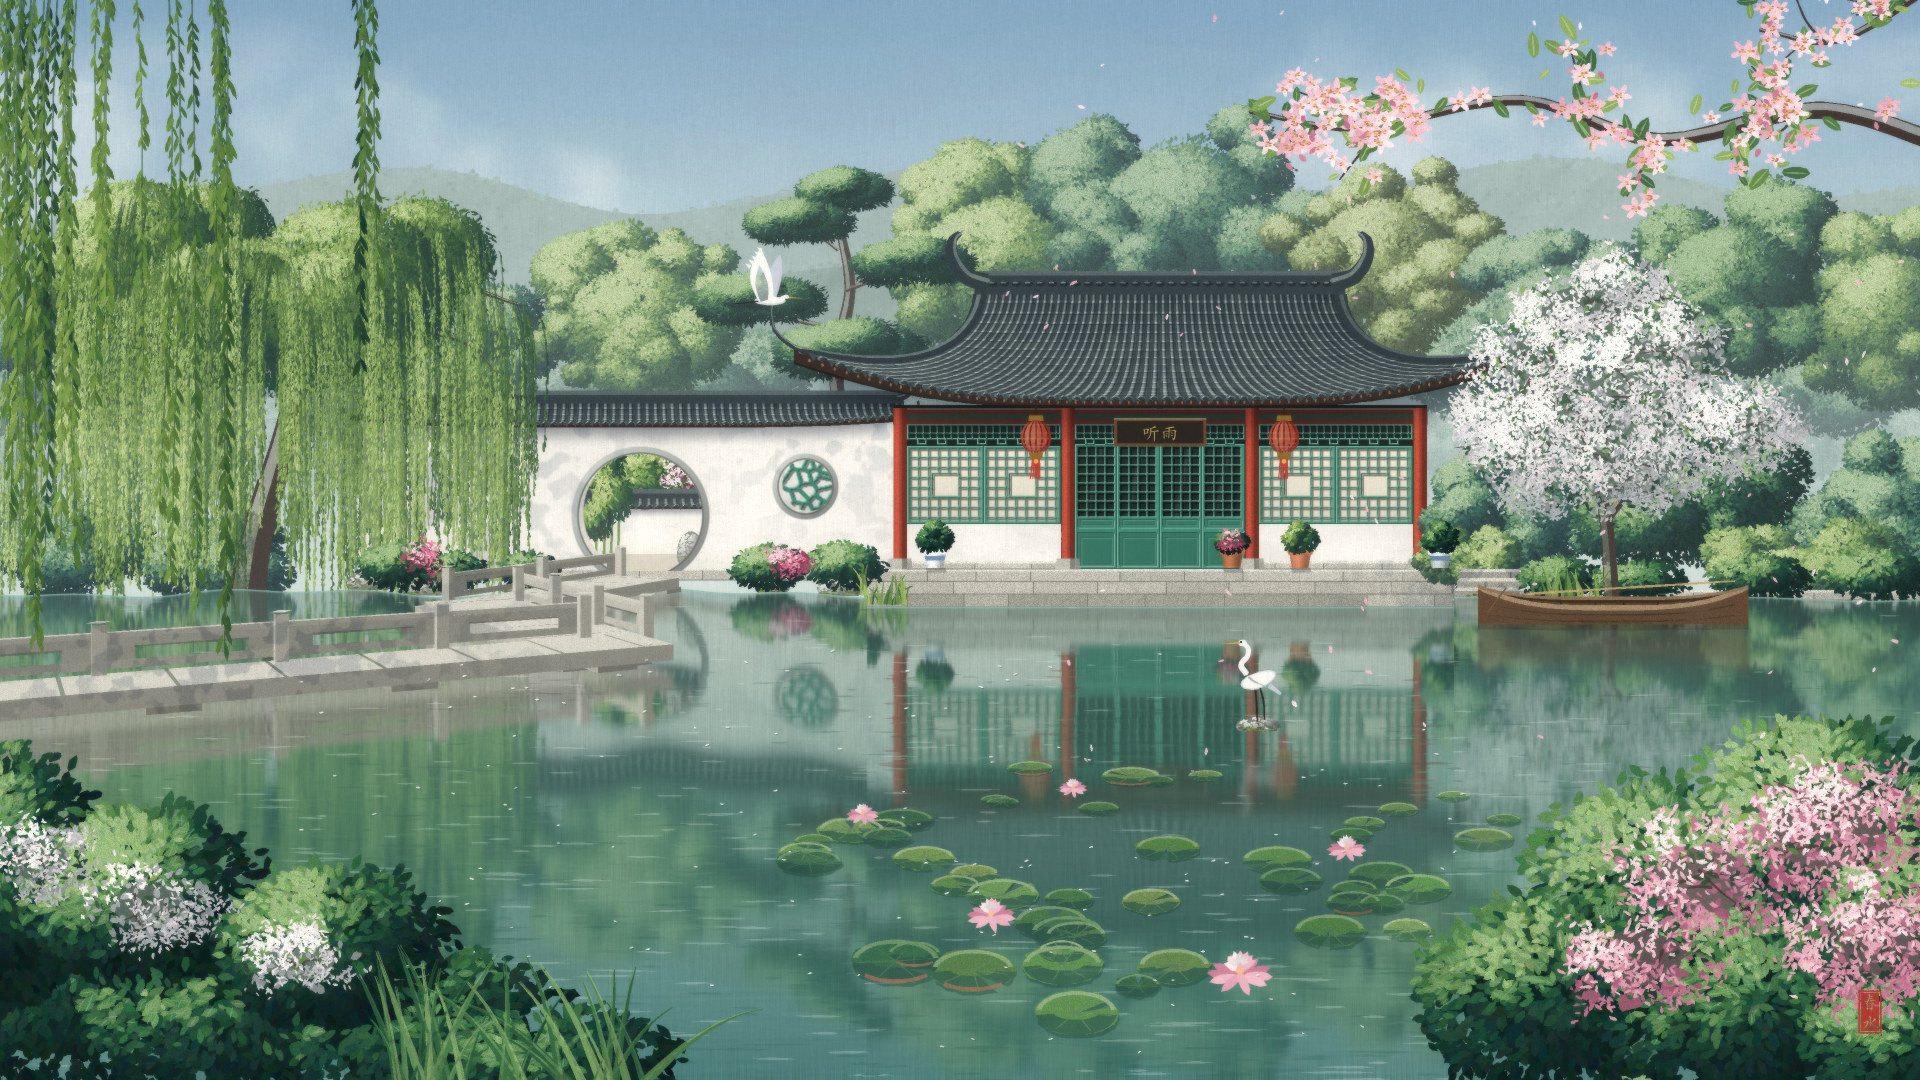

Write the Python code that produced this figure.
"""Example (Jiangnan garden): 春水园林 · Spring Water Garden -- a lush, finely painted spring garden in one wide view.

Seen through a frame of pink blossom and hanging willow strands: a still jade lake across the middle of the picture
with soft reflections; a zigzag stone bridge with pierced balustrades crossing it toward a whitewashed garden wall,
whose moon gate shows a glimpse of another, sunlit garden behind (bamboo, a pink tree, a rock); next to it a
waterside teahouse with a grey-tiled hip-and-gable roof and upturned flying corners, jade lattice doors and windows,
a hanging lattice frieze, a pair of red lanterns and a small plaque, 听雨 (listening to the rain); a little wooden
boat tied below a white blossom tree at the stone steps; lily pads with pink water lilies, an egret on a stepping
stone and another skimming the water; a big weeping willow on the far bank; hazy blue-green hills behind; a tiny red
seal in the corner.

Painted back to front: sky and hills -> distant trees and haze -> buildings -> the garden on the far bank -> water
and reflections -> bridge and boat -> lily pads and egrets -> foreground foliage -> the hanging frame -> details.
--stages writes those steps as snapshots for the draw-on. No image model.
python3 jiangnan_spring_water.py [out.jpg] [--stages DIR]
"""
import os, sys, time
sys.path.insert(0, os.path.join(os.path.dirname(os.path.abspath(__file__)), '..', 'lib'))
import numpy as np
from jiangnan import JiangnanGarden

W, H = 1920, 1080
BRIDGE = [(-11.5, 15.0), (-5.0, 19.5), (-8.4, 24.5), (-6.6, 29.6)]


def bank_line():
    """the waterline of the far bank, per column (the teahouse platform stands a little nearer)"""
    x = np.arange(W, dtype=np.float32)
    b = 592 + 3 * np.sin(x / 61.0) + 2 * np.sin(x / 23.0 + 1.3)
    b = np.where((x > 866) & (x < 1454), 606.0, b)
    b = np.where(x >= 1454, 598 + 2 * np.sin(x / 41.0), b)
    return b.astype(np.float32)


class Garden:
    def __init__(self, g):
        self.g = g
        self.bank = bank_line()

    # ------------------------------------------------------------ 1 sky and hills
    def sky_hills(self):
        g = self.g
        g.sky(top='#7ea4c0', bottom='#cfdcd6', y1=470, clouds=0.8, seed=1)
        g.hills([(-40, 236), (180, 200), (420, 168), (640, 214), (860, 176), (1090, 150), (1320, 190), (1560, 158),
                 (1780, 196), (1960, 182)], base=500, colour='#86a6a6', far=0.66, seed=2)
        g.haze(200, 400, 520, strength=0.35, seed=3)
        g.hills([(-40, 330), (260, 288), (560, 312), (860, 266), (1180, 300), (1500, 262), (1760, 296), (1960, 282)],
                base=500, colour='#7a9a90', far=0.48, seed=4)
        g.haze(330, 460, 520, strength=0.45, seed=5)

    # ------------------------------------------------------------ 2 distant and back trees
    def far_trees(self):
        g = self.g
        r = np.random.default_rng(10)
        for i, x in enumerate(np.arange(-40, 1980, 80)):
            y = 445 + r.uniform(-16, 8)
            g.foliage(g.crown(x, y, r.uniform(110, 170), r.uniform(50, 80), n=8, seed=100 + i), 'far', leaf=(2.5, 4.5),
                      density=0.9, far=0.6, highlights=0.4, edge=0.6, seed=200 + i)
        g.haze(380, 470, 540, strength=0.35, seed=6)
        # a band of canopy behind the garden, in several depths: bluer and softer the further back
        back = [(380, 380, 'jade'), (520, 360, 'far'), (700, 390, 'jade'), (1500, 380, 'jade'), (1660, 360, 'far'),
                (1840, 380, 'jade'), (40, 380, 'jade'), (200, 360, 'far')]
        for i, (x, y, rp) in enumerate(back):
            g.foliage(g.crown(x, y, r.uniform(180, 240), r.uniform(120, 170), n=14, seed=250 + i), rp, leaf=(2.6, 4.6),
                      density=1.0, far=0.4, highlights=0.6, seed=260 + i)
        g.haze(300, 440, 560, strength=0.2, seed=8)
        # the trees right behind the wall and the teahouse: different kinds, sizes and greens
        specs = [(450, 352, 210, 150, 'jade', 0.0), (640, 318, 250, 190, 'spring', 0.05),
                 (1000, 262, 280, 230, 'spring', 0.06), (1190, 214, 320, 240, 'jade', 0.0), (1385, 262, 250, 230, 'olive', 0.04),
                 (1560, 318, 230, 190, 'jade', 0.0), (1735, 288, 270, 230, 'deep', 0.0), (1890, 318, 220, 240, 'spring', -0.03),
                 (100, 320, 260, 220, 'jade', 0.0)]
        for i, (x, y, w, h, rp, lt) in enumerate(specs):
            K = g.crown(x, y, w, h, n=24, size=(0.15, 0.34), seed=300 + i)
            g.foliage(K, rp, leaf=(3.0, 5.4), density=1.15, far=0.3, light=lt, seed=400 + i)
        g.haze(330, 470, 600, strength=0.2, seed=7)
        # a garden pine behind the wall, its flat tiers of needles
        g.pine(([(842, 430), (836, 360), (850, 290), (838, 220)], 16, 7),
               [([(840, 330), (790, 318), (752, 300)], 6, 3), ([(846, 290), (900, 270), (930, 262)], 5, 2.5),
                ([(838, 250), (812, 230), (790, 222)], 4, 2)],
               [(760, 300, 70, 26), (915, 262, 64, 24), (800, 222, 58, 22), (846, 190, 50, 22), (852, 350, 80, 30)],
               far=0.22, seed=410)

    # ------------------------------------------------------------ 3 buildings
    def glimpse(self, m):
        g = self.g
        g.fill(m, '#d9e6e2')
        g.foliage(g.crown(640, 470, 200, 90, n=8, seed=51), 'spring', leaf=(3, 6), far=0.05, light=0.18, seed=52)
        g.blossom_tree([], g.crown(690, 482, 70, 50, n=5, seed=53), 'pink', petal=(2.4, 4), light=0.15, seed=54)
        g.wall(560, 506, 730, 556, 'plaster', stains=0.2, damp=0.3, seed=55)
        g.coping(556, 734, 506, h=10, seed=56)
        yy = np.arange(H, dtype=np.float32)[:, None]
        g.fill(((yy > 553) & (yy < 580)).astype(np.float32) * np.ones((1, W), np.float32), '#cfc8b6')
        g.rock(690, 552, 13, 20, seed=57)
        for k, x in enumerate((596, 604, 611, 618)):
            g.stroke([(x, 556), (x + 2, 500), (x + 5, 456)], 2.2, 1.4, colour='#6f8f45')
        g.foliage(np.array([[600, 470, 22, 26], [612, 498, 20, 22], [596, 520, 16, 18]], np.float32), 'spring',
                  leaf=(5, 8), aspect=0.28, droop=0.9, far=0.05, light=0.12, seed=58)
        g.haze(440, 580, None, colour='#f4efe0', strength=0.12, seed=59)

    def buildings(self):
        g = self.g
        # garden wall with the moon gate and a round leak window
        g.wall(358, 423, 905, 578, 'plaster', seed=60)
        g.stonework(358, 568, 905, 580, course=(12, 12), block=(40, 80), damp=0.2, seed=61)
        g.round_window(640, 515, 62, ring=7, inside=self.glimpse, ground=571, reveal=5)
        g.round_window(805, 486, 27, ring=6, pattern='ice', cell=10, back='#dfe4dc')
        g.dapple(358, 423, 905, 572, amount=0.32, scale=22, cover=0.55, falloff=(380, 380, 330), seed=65)
        g.dapple(700, 423, 905, 572, amount=0.22, scale=18, cover=0.6, falloff=(840, 380, 200), seed=66)
        g.coping(352, 910, 423, h=22, seed=62)
        # the teahouse
        g.stonework(866, 569, 1454, 607, course=(12, 13), block=(40, 90), damp=0.5, seed=63)
        yy = np.arange(H, dtype=np.float32)[:, None]; xx = np.arange(W, dtype=np.float32)[None]
        g.fill(((yy > 404) & (yy < 569) & (xx > 893) & (xx < 1427)).astype(np.float32), '#1c2522')
        for x0, x1 in ((907, 1061), (1259, 1413)):
            g.wall(x0, 524, x1, 569, 'plaster', stains=0.1, damp=0.6, seed=int(x0))
            g.stonework(x0, 561, x1, 569, course=(8, 8), block=(30, 60), seed=int(x0) + 1)
            xm = (x0 + x1) / 2
            g.lattice(x0, 446, xm, 524, 'lantern', cell=10, bar=1.9, frame=3.5, back='paper')
            g.lattice(xm, 446, x1, 524, 'lantern', cell=10, bar=1.9, frame=3.5, back='paper')
        for i in range(4):
            a = 1075 + i * 42.5
            g.lattice(a, 444, a + 42.5, 569, 'grid', cell=9, bar=1.7, frame=3.2, kind='door', seed=70 + i)
        for x0, x1 in ((907, 1061), (1075, 1245), (1259, 1413)):
            g.fretwork(x0, x1, 424, h=16, cell=7)
        g.beam(893, 1427, 408, 424)
        for x in (900, 1068, 1252, 1420):
            g.column(x, 408, 569, 13)
        g.roof(1160, 292, 398, 360, 668, upturn=50, flare=32, rows=52, courses=15, ridge_h=18, soffit=10, shadow=46, seed=64)
        g.plaque(1160, 432, 92, 28, '听雨')
        for x in (1036, 1284):
            g.lantern(x, 404, h=36, cord=12)

    # ------------------------------------------------------------ 4 the garden on the far bank
    def garden(self):
        g = self.g
        b = self.bank
        # the far bank behind the big willow, then the willow
        for i, (x, y, w, h) in enumerate(((60, 540, 200, 110), (230, 560, 180, 70))):
            g.foliage(g.crown(x, y, w, h, n=10, seed=520 + i), 'jade', leaf=(3.5, 6), far=0.18, seed=530 + i)
        trunk = ([(246, 600), (258, 530), (284, 440), (300, 360)], 36, 18)
        boughs = [([(298, 370), (240, 310), (150, 285), (40, 300)], 10, 3), ([(300, 360), (340, 305), (430, 280), (520, 305)], 10, 3),
                  ([(296, 380), (210, 340), (110, 345), (10, 375)], 8, 3), ([(300, 350), (300, 295), (270, 258), (200, 250)], 8, 3),
                  ([(302, 360), (380, 330), (460, 340), (500, 375)], 7, 3)]
        crown = g.crown(270, 280, 470, 150, n=14, seed=80)
        g.willow(trunk, boughs, strands=1100, length=(120, 300), ramp_='willow', leaf=(3.0, 5.2), far=0.1, sway=0.3,
                 tips=590, crown=crown, gap=2.3, splay=(0.06, 0.3), crown_anchor=0.3, seed=81)
        # the far banks left of the wall and right of the teahouse: shrubs and small trees down to the water
        for i, (x, y, w, h, rp) in enumerate(((1530, 520, 220, 130, 'jade'), (1700, 505, 260, 150, 'deep'), (1880, 515, 230, 150, 'jade'),
                                              (1470, 560, 120, 60, 'spring'), (1800, 565, 200, 60, 'spring'))):
            g.foliage(g.crown(x, y, w, h, n=12, size=(0.2, 0.42), seed=500 + i), rp, leaf=(3.5, 6), far=0.16, seed=510 + i)
        # bank stones and low planting
        r = np.random.default_rng(90)
        for x in (372, 430, 520, 780, 840):
            g.rock(x + r.uniform(-8, 8), b[int(x)] - 6, r.uniform(16, 26), r.uniform(9, 13), seed=int(x))
        g.foliage(np.array([[400, 566, 40, 22], [455, 572, 34, 18], [530, 570, 30, 16], [770, 568, 36, 20], [845, 566, 40, 22]], np.float32),
                  'deep', leaf=(4, 7), far=0.08, seed=91)
        g.blossom_tree([], np.array([[420, 560, 26, 14], [790, 562, 22, 12]], np.float32), 'azalea', petal=(2.4, 4.0), leaves=0.3, seed=92)
        g.reeds(860, 905, lambda x: b[x.astype(int)] - 2, n=26, height=(16, 34), seed=93)
        # potted plants on the platform
        for x, col, kind in ((935, 'porcelain', 'deep'), (1232, 'terracotta', 'azalea'), (1300, 'terracotta', 'spring'), (1440, 'porcelain', 'deep')):
            rx, ry = g.pot(x, 569, 22, 18, col, band='#5a7fa8' if col == 'porcelain' else None)
            if kind == 'azalea':
                g.foliage(np.array([[rx, ry - 9, 15, 10]], np.float32), 'deep', leaf=(3, 5), seed=int(x))
                g.blossom_tree([], np.array([[rx, ry - 10, 14, 8]], np.float32), 'azalea', petal=(2, 3.4), leaves=0.2, seed=int(x) + 1)
            else:
                g.foliage(np.array([[rx - 5, ry - 10, 11, 10], [rx + 6, ry - 12, 11, 11], [rx, ry - 20, 9, 9]], np.float32), kind, leaf=(3, 6), seed=int(x))
        # steps down to the water and the white blossom tree with its bank
        g.stonework(1454, 590, 1920, 600, course=(10, 10), block=(40, 70), damp=0.4, seed=94)
        g.steps(1462, 1520, 569, n=4, rise=6.0, tread=3.4, grow=2.5, seed=95)
        g.foliage(np.array([[1560, 578, 40, 20], [1640, 582, 50, 18], [1760, 578, 46, 22], [1880, 576, 52, 24]], np.float32),
                  'deep', leaf=(4, 7), far=0.06, seed=96)
        branches = [([(1612, 598), (1606, 520), (1590, 450), (1560, 380)], 16, 6), ([(1606, 520), (1660, 450), (1720, 400)], 10, 4),
                    ([(1595, 470), (1520, 420), (1480, 380)], 8, 3), ([(1590, 450), (1610, 360), (1640, 310)], 7, 3)]
        g.blossom_tree(branches, g.crown(1630, 400, 380, 250, n=16, seed=97), 'white', petal=(3.2, 5.6), density=1.0, far=0.06, seed=98)
        g.reeds(1530, 1600, lambda x: b[x.astype(int)] - 1, n=24, height=(18, 36), seed=99)
        g.dapple(1300, 560, 1520, 608, amount=0.3, scale=14, cover=0.5, falloff=(1560, 560, 260), seed=100)

    # ------------------------------------------------------------ 5 water
    def water(self):
        g = self.g
        b = self.bank
        src = g.C.copy()
        g.lake(int(b.min()) - 2, H, bank=b, seed=110)
        g.reflect(b, strength=0.82, blur=(2.0, 8.0), ripple=2.4, src=src, seed=111)
        g.ripples((0, int(b.min()), W, H), n=900, light='#dcebe6', dark='#2f6358', alpha=0.28, seed=112)

    # ------------------------------------------------------------ 6 bridge and boat
    def bridge_boat(self):
        g = self.g
        g.bridge(BRIDGE, width=1.5, deck=0.32, rail=0.5, post=1.9, reflection=True, rails='rear', seed=120)
        before = g.layer()
        g.bridge(BRIDGE, width=1.5, deck=0.32, rail=0.5, post=1.9, rails='rear', seed=121)
        on_bridge = (np.abs(g.C - before).max(-1) > 0.01).astype(np.float32)
        g.dapple(0, 560, 560, 760, amount=0.3, scale=16, cover=0.55, falloff=(220, 560, 400), mask=on_bridge, seed=124)
        before = g.layer()
        g.boat(1478, 1748, 629, h=22, seed=122)
        g.reflect_layer(before, 629, (1460, 560, 1770, 629), strength=0.7, seed=123)
        g.stroke([(1488, 612), (1500, 596), (1506, 588)], 1.4, 1.2, colour='#6b5a40')

    # ------------------------------------------------------------ 7 lily pads, lotus, egrets
    def pads_egrets(self):
        g = self.g
        r = np.random.default_rng(130)
        pads = []
        for cx_, cz, n in ((0.6, 8.6, 16), (2.6, 9.6, 13), (3.9, 8.0, 9), (-0.9, 11.2, 8), (1.6, 12.6, 7), (4.4, 11.6, 6)):
            for _ in range(n):
                pads.append((cx_ + r.normal(0, 0.55), cz + r.normal(0, 0.8), r.uniform(0.12, 0.27)))
        flowers = [(0.2, 9.0, 0.22), (1.6, 8.0, 0.26), (2.9, 10.5, 0.2), (3.8, 8.6, 0.24), (-0.8, 11.5, 0.18), (1.0, 12.4, 0.17)]
        g.lily_pads(pads, flowers=flowers, seed=131)
        # an egret on a stepping stone, and one skimming the water
        x, y = g.project(3.2, 0.0, 15.0)
        g.rock(float(x), float(y) - 4, 22, 9, seed=132)
        before = g.layer()
        g.egret(float(x) - 2, float(y) - 9, s=78, pose='stand', facing=-1, seed=133)
        g.reflect_layer(before, float(y) - 2, (x - 60, y - 100, x + 60, y - 2), strength=0.6, seed=134)
        g.egret(770, 300, s=58, pose='fly', facing=1, seed=135)
        g.petals((300, 640, 1500, 1060), n=160, kind='white', size=(2.5, 4.5), water=True, seed=136)

    # ------------------------------------------------------------ 8 foreground foliage
    def foreground(self):
        g = self.g
        K = np.array([[60, 980, 160, 110], [250, 1010, 170, 100], [430, 1040, 140, 90], [-20, 880, 120, 140],
                      [140, 900, 120, 90], [330, 950, 120, 80], [560, 1070, 120, 60]], np.float32)
        g.foliage(K, 'deep', leaf=(10, 18), density=1.0, droop=0.3, veins=True, seed=140)
        g.blossom_tree([], np.array([[150, 905, 70, 40], [300, 960, 60, 34], [40, 860, 50, 40]], np.float32), 'white',
                       petal=(4, 6.5), density=0.8, leaves=0.25, gaps=0.5, seed=143)
        g.reeds(380, 660, lambda x: 1084 - 0.0 * x, n=34, height=(70, 170), ramp_='deep', lean=0.32, width=0.07, seed=144)
        K2 = np.array([[1660, 900, 130, 110], [1820, 860, 140, 140], [1960, 940, 140, 160], [1560, 1000, 140, 100],
                       [1760, 1010, 160, 100], [1920, 1050, 120, 80]], np.float32)
        g.foliage(K2, 'deep', leaf=(10, 18), density=1.0, droop=0.3, veins=True, seed=141)
        g.blossom_tree([], np.array([[1700, 880, 90, 60], [1830, 830, 100, 70], [1640, 960, 80, 50], [1880, 940, 90, 70]], np.float32),
                       'pink', petal=(5, 9), density=0.9, leaves=0.2, seed=142)

    # ------------------------------------------------------------ 9 the hanging frame
    def frame(self):
        g = self.g
        boughs = [([(-60, -40), (80, -24), (220, -20), (360, -44)], 10, 4), ([(-60, -30), (40, -16), (140, -22)], 7, 3)]
        g.willow(None, boughs, strands=34, length=(240, 660), ramp_='willow', leaf=(12, 19), far=0.0, sway=0.2,
                 light=-0.2, gap=6.5, stem=1.3, bundle=(1, 3), spread=14, splay=(0.18, 0.5), aspect=0.22, seed=150)
        g.blossom_branch([(1960, 150), (1820, 110), (1660, 140), (1520, 100), (1360, 128), (1250, 112)], 20, 4, 'pink', flowers=120,
                         spread=32, size=(14, 23), twigs=9, seed=151)
        g.blossom_branch([(1940, -20), (1840, 40), (1760, 30)], 10, 3, 'pink', flowers=26, spread=24, size=(13, 19), seed=152)
        g.petals((1000, 0, 1920, 760), n=80, kind='pink', size=(4, 8), seed=153)

    def details(self):
        g = self.g
        g.seal(1858, 990, 24, 44, '春水')
        g.grain(1.0)


PHASES = ('sky_hills', 'far_trees', 'buildings', 'garden', 'water', 'bridge_boat', 'pads_egrets', 'foreground', 'frame')


def main():
    out = sys.argv[1] if len(sys.argv) > 1 and not sys.argv[1].startswith('--') else 'jiangnan_spring_water.jpg'
    stages = sys.argv[sys.argv.index('--stages') + 1] if '--stages' in sys.argv else None
    T0 = time.time()
    tick = (lambda name: print(f'{name:12s} {time.time() - T0:5.1f}s')) if os.environ.get('JN_TIMING') else (lambda n: None)
    g = JiangnanGarden(W, H, seed=8, keep_stages=bool(stages), stages_dir=stages)
    g.camera(horizon=450, eye=3.0, focal=1400)
    sc = Garden(g)
    for ph in PHASES:
        getattr(sc, ph)()
        tick(ph)
        g.stage(ph)
    sc.details()
    g.save(out, stages_dir=stages)
    tick('saved')
    print('saved', out)


if __name__ == '__main__':
    main()
